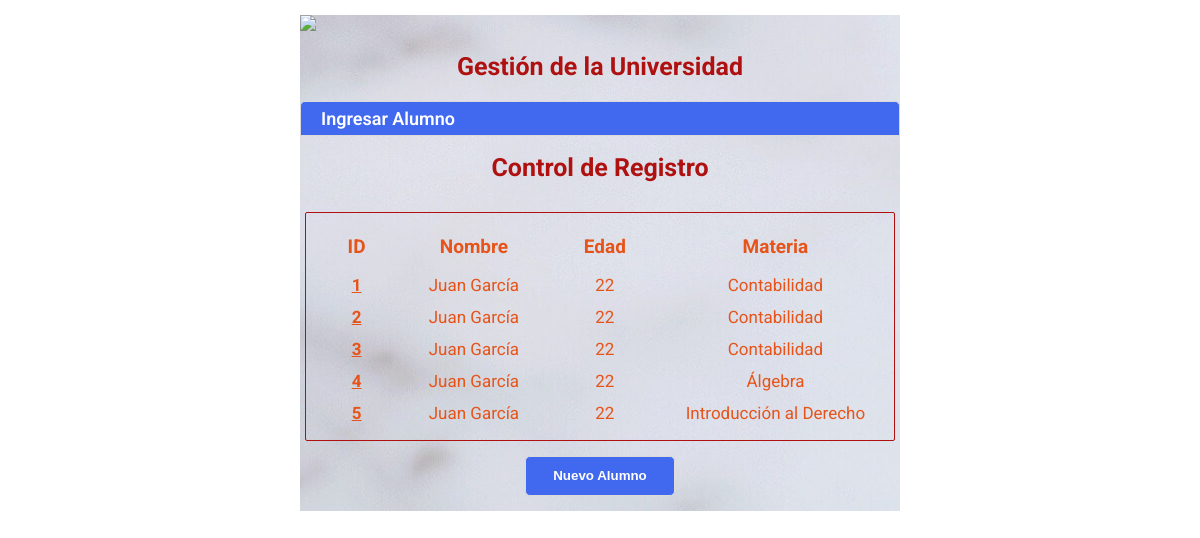
Before: / with the older database file.
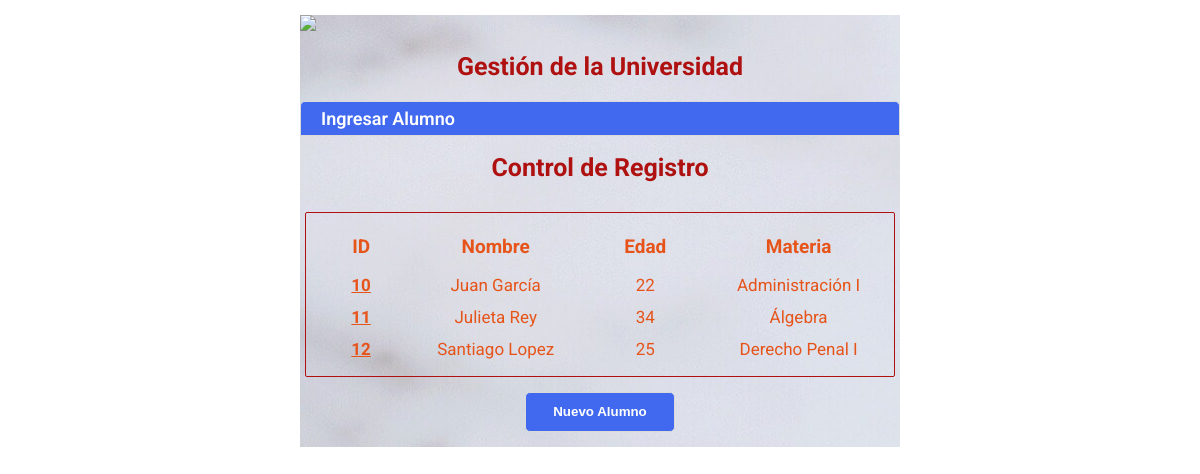
After: the same page with the newer database file.
### appuni/models.py (models this page shows)
class Alumno(models.Model):
    MATERIAS = (
        ("Programación Lógica", "Programación Lógica"),
        ("Álgebra", "Álgebra"),
        ("Programación Orientada a Objetos", "Programación Orientada a Objetos"),
        ("Administración I", "Administración I"),
        ("Contabilidad", "Contabilidad"),
        ("Principios de Economía", "Principios de Economía"),
        ("Introducción al Derecho", "Introducción al Derecho"),
        ("Teoría de la Persona", "Teoría de la Persona"),
        ("Derecho Penal I", "Derecho Penal I"),
        )
    nombre = models.CharField(max_length=128)
    edad = models.IntegerField()
    materia = models.CharField(max_length=128, choices=MATERIAS)

### appuni/views.py (the view)
# urls.py: path("", views.index, name="index"),
def index(request):
    alumnos = Alumno.objects.all()
    ctx = {"alumnos": alumnos}
    return render(request, 'appuni/index.html', ctx)

### appuni/templates/appuni/index.html (shortened to what this page needs)
{% extends "appuni/layout.html" %}
{% load static %}
{% block content %}
<div class="contenedor">
        <img src="{% static 'appuni/banner.png' %}">
        <h1>Gestión de la Universidad</h1>
        <section id="formulario">
          <h2> Ingresar Alumno </h2>
       </section>
     <h1>Control de Registro</h1>
     <div class="t">
     <table class="tabla">
        <thead>
            <tr>
                <th>ID</th>
                <th>Nombre</th>
                <th>Edad</th>
                <th>Materia</th>
            </tr>
        </thead>
        {% for alumno in alumnos %}
        <tr>
            <td><a href='{% url "alumno" alumno.id %}'>{{ alumno.id }}</a></td>
            <td>{{ alumno.nombre }}</td>
            <td>{{ alumno.edad }}</td>
            <td>{{ alumno.materia }}</td>
        </tr>
        {% endfor %}
    </table>
    </div>
    <div class="botones">
    <a href='{% url "nuevo_alumno" %}'><button>Nuevo Alumno</button></a>
    </div>
    </div>
{% endblock %}

### appuni/templates/appuni/layout.html (shortened to what this page needs)
{% load static %}
<!DOCTYPE html>
<html lang="es">
<head>
    <link rel="stylesheet" type="text/css" href="{% static 'appuni/estilos.css' %}">
</head>
<body>
    <main>
        {% block content %}
        {% endblock %}
    </main>
</body>
</html>

### appuni/static/appuni/estilos.css (style rules this page uses)
* { box-sizing: border-box; }
body { font-family: 'Roboto', sans-serif; margin: 15px; background-image:url(background.jpg); display: flex; justify-content: center; }
.contenedor { margin: 0; background-image: url(background2.jpg); width: 600px; }
.t { display: flex; justify-content: center; }
.tabla { width: 595px; margin: 10px 5px; padding: 10px 5px; border: 0.5px solid rgb(175, 16, 16); border-radius: 2px; }
th { color: rgb(230, 84, 26); text-align: center; padding: 10px 30px; margin: 10px; font-size: 19px; }
td { color: rgb(230, 84, 26); text-align: center; padding: 5px 10px; margin: 10px 5px; font-size: 17px; }
h1 { color: rgb(175, 16, 16); font-size: 25px; text-align: center; margin-bottom: 20px; }
h2 { color: white; font-weight: 550; font-size: 18px; background-color: rgb(64, 105, 240); padding-left: 20px; height: 35px; display: flex; align-items: center; border: 0.5px solid #dadada; border-top-left-radius: 5px; border-top-right-radius: 5px; }
.botones { display: flex; justify-content: space-around; }
.boton, button { cursor: pointer; width: 150px; height: 40px; margin: 5px 0 15px; color: white; font-weight: 700; text-decoration: none; background-color: rgb(64, 105, 240); border: 0.5px solid #dadada; border-radius: 5px; transition-duration: 0.5s; }
a { color: rgb(230, 84, 26); font-weight: 700; font-size: 14; text-decoration:underline; }

Changed rows visible on the page:
removed Alumno: id "1", nombre "Juan García", edad "22", materia "Contabilidad"
removed Alumno: id "2", nombre "Juan García", edad "22", materia "Contabilidad"
removed Alumno: id "3", nombre "Juan García", edad "22", materia "Contabilidad"
removed Alumno: id "4", nombre "Juan García", edad "22", materia "Álgebra"
removed Alumno: id "5", nombre "Juan García", edad "22", materia "Introducción al Derecho"
added Alumno: id "10", nombre "Juan García", edad "22", materia "Administración I"
added Alumno: id "11", nombre "Julieta Rey", edad "34", materia "Álgebra"
added Alumno: id "12", nombre "Santiago Lopez", edad "25", materia "Derecho Penal I"
